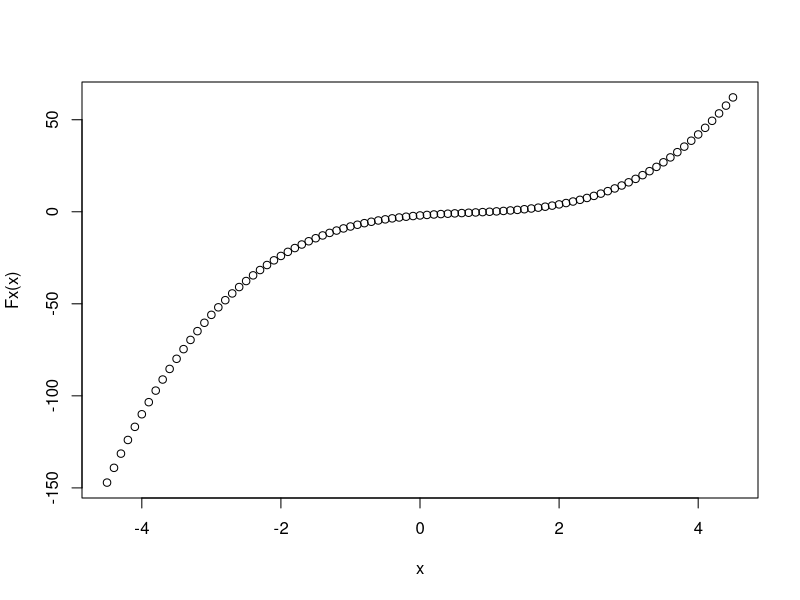

Recreate this plot in R.
x <- seq(-4.5, 4.5, length.out=91)
Fx <- function(x) (x^3-2*(x^2)+3*x-2)
fx <- function(x) (3*x^2-4*x+3)

plot(Fx(x)~x)

xiter <- rep(NA, 10)
xiter[1] <- x <- -5
for (i in 2:10){
  xiter[i] <- x - Fx(x)/fx(x)
  x <- xiter[i]
}

print(xiter)
print(x)
Fx(x)
